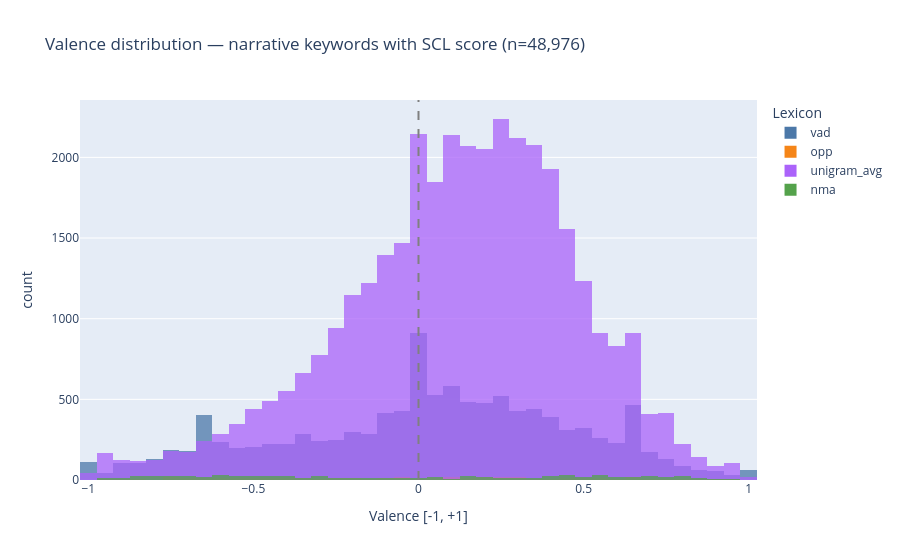

Write notebook code for a chart like this one.
### Markdown cell above
## Valence distribution — narrative keywords only

### Code cell
narrative_scored = keywords[keywords["is_narrative"] & keywords["scl_is_scored"]]

fig3 = px.histogram(
    narrative_scored, x="scl_valence", color="scl_valence_source",
    nbins=50, barmode="overlay", opacity=0.75,
    title=f"Valence distribution — narrative keywords with SCL score (n={len(narrative_scored):,})",
    labels={"scl_valence": "Valence [-1, +1]", "scl_valence_source": "Lexicon"},
    color_discrete_map={"vad": "#4C78A8", "opp": "#F58518", "nma": "#54A24B"},
)
fig3.add_vline(x=0, line_dash="dash", line_color="grey")
fig3.show()

print(narrative_scored["scl_valence"].describe().round(4).to_string())

### Figure 1 — Plotly figure (JSON) as saved in the notebook; plotly's stock layout.template omitted (floating-point values rounded to 4 significant figures; data arrays with more than 128 entries replaced by an {"elided": "..."} marker saying what was removed)
{"data": [{"bingroup": "x", "hovertemplate": "Lexicon=vad<br>Valence [-1, +1]=%{x}<br>count=%{y}<extra></extra>", "legendgroup": "vad", "marker": {"color": "#4C78A8", "opacity": 0.75, "pattern": {"shape": ""}}, "name": "vad", "nbinsx": 50, "orientation": "v", "showlegend": true, "type": "histogram", "x": {"elided": "11491 float values"}, "xaxis": "x", "yaxis": "y"}, {"bingroup": "x", "hovertemplate": "Lexicon=opp<br>Valence [-1, +1]=%{x}<br>count=%{y}<extra></extra>", "legendgroup": "opp", "marker": {"color": "#F58518", "opacity": 0.75, "pattern": {"shape": ""}}, "name": "opp", "nbinsx": 50, "orientation": "v", "showlegend": true, "type": "histogram", "x": {"elided": "421 float values"}, "xaxis": "x", "yaxis": "y"}, {"bingroup": "x", "hovertemplate": "Lexicon=unigram_avg<br>Valence [-1, +1]=%{x}<br>count=%{y}<extra></extra>", "legendgroup": "unigram_avg", "marker": {"color": "#ab63fa", "opacity": 0.75, "pattern": {"shape": ""}}, "name": "unigram_avg", "nbinsx": 50, "orientation": "v", "showlegend": true, "type": "histogram", "x": {"elided": "36356 float values"}, "xaxis": "x", "yaxis": "y"}, {"bingroup": "x", "hovertemplate": "Lexicon=nma<br>Valence [-1, +1]=%{x}<br>count=%{y}<extra></extra>", "legendgroup": "nma", "marker": {"color": "#54A24B", "opacity": 0.75, "pattern": {"shape": ""}}, "name": "nma", "nbinsx": 50, "orientation": "v", "showlegend": true, "type": "histogram", "x": {"elided": "708 float values"}, "xaxis": "x", "yaxis": "y"}], "layout": {"barmode": "overlay", "legend": {"title": {"text": "Lexicon"}, "tracegroupgap": 0}, "shapes": [{"line": {"color": "grey", "dash": "dash"}, "type": "line", "x0": 0, "x1": 0, "xref": "x", "y0": 0, "y1": 1, "yref": "y domain"}], "title": {"text": "Valence distribution — narrative keywords with SCL score (n=48,976)"}, "xaxis": {"anchor": "y", "domain": [0.0, 1.0], "title": {"text": "Valence [-1, +1]"}}, "yaxis": {"anchor": "x", "domain": [0.0, 1.0], "title": {"text": "count"}}}}
